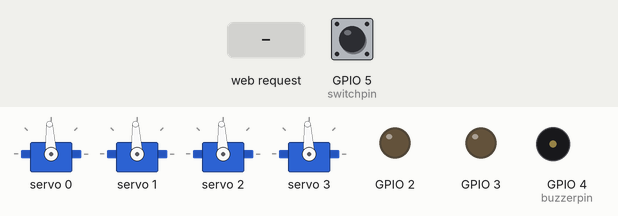
Simulated run of this sketch. Board: ESP32. Shown: 4 × servo, output pins drawn as LEDs (lit = HIGH), buzzer (waves = sounding). The test bench sets the inputs (shaded band); at power-on: GPIO 5 (switchpin) HIGH. WiFi joins after 1.5 s; servers stay silent unless stated; what the sketch prints to the serial monitor is not drawn.

Above: at 3.4 s.
3.5 s: GPIO 5 (switchpin) pulled LOW for 0.15 s
At 4.12 s:
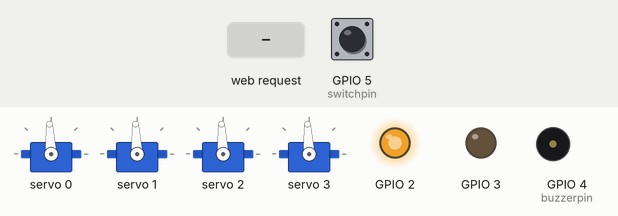
6.5 s: HTTP request GET /connected received
At 6.8 s:
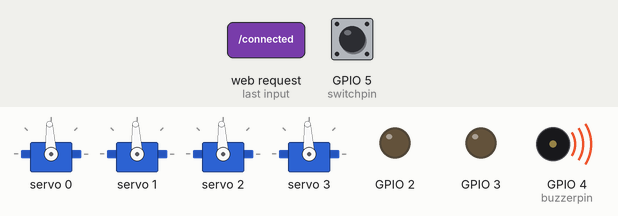
9.5 s: GPIO 5 (switchpin) pulled LOW for 1 s
At 11.32 s:
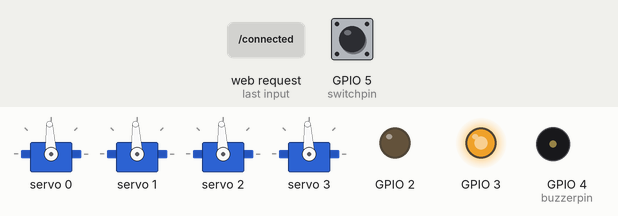
12.5 s: GPIO 5 (switchpin) pulled LOW for 3.2 s
At 12.8 s:
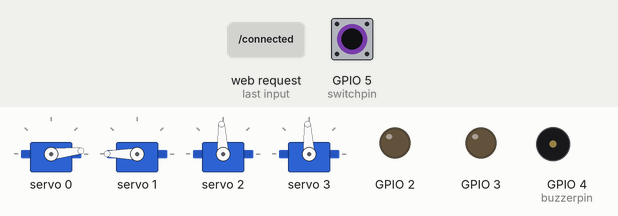
17.2 s: HTTP request GET /pak1 received
At 18.6 s:
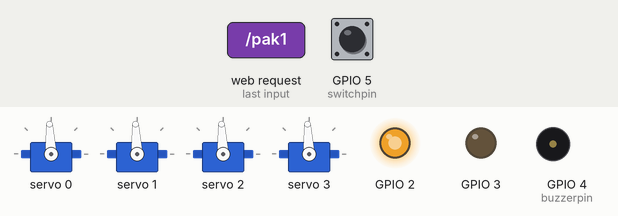
18.9 s: HTTP request GET /pak2 received
At 19.9 s:
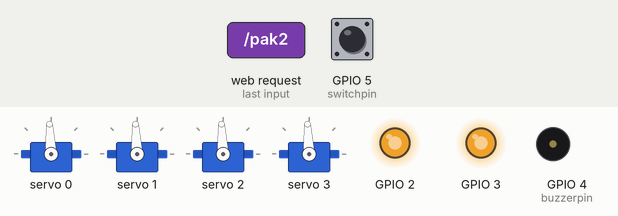
Timing chart, 0 to 38.9 s (numbered marks = the images above; inputs shaded):
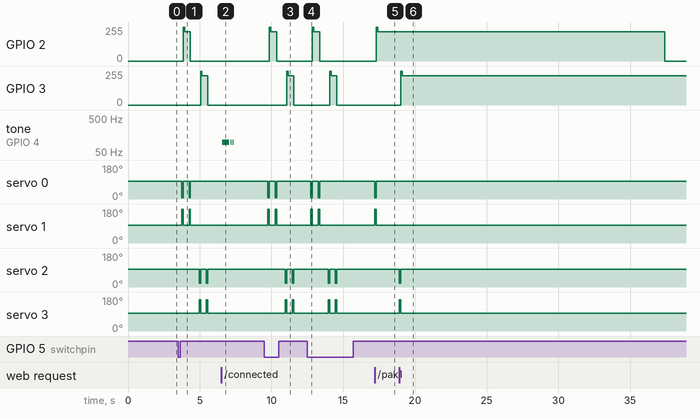

Measured:
- after the input at 3.5 s, GPIO 2: 0/255 → 255/255 after 0.35 s, → 220/255 0.10 s later, → 0/255 0.40 s later; GPIO 3: 0/255 → 255/255 after 1.6 s, → 220/255 0.10 s later, → 0/255 0.40 s later
- after the input at 6.5 s, tone on GPIO 4 (buzzerpin): goes 97 Hz 0.48 s, silent 0.10 s, 97 Hz 0.08 s, silent 0.06 s, 97 Hz 0.08 s, then silent, starting after 0.07 s
- after the input at 9.5 s, GPIO 2: 0/255 → 255/255 after 0.35 s, → 220/255 0.10 s later, → 0/255 0.40 s later; GPIO 3: 0/255 → 255/255 after 1.6 s, → 220/255 0.10 s later, → 0/255 0.40 s later
- after the input at 12.5 s, GPIO 2: 0/255 → 255/255 after 0.35 s, → 220/255 0.10 s later, → 0/255 0.40 s later; GPIO 3: 0/255 → 255/255 after 1.6 s, → 220/255 0.10 s later, → 0/255 0.40 s later
- after the input at 17.2 s, GPIO 2: 0/255 → 255/255 after 0.10 s, → 220/255 0.10 s later; servo 0: 93° → 6° at once, → 93° 0.10 s later; servo 1: 93° → 180° at once, → 93° 0.10 s later
- after the input at 18.9 s, GPIO 3: 0/255 → 255/255 after 0.10 s, → 220/255 0.10 s later; servo 2: 93° → 20° at once, → 93° 0.10 s later; servo 3: 93° → 166° at once, → 93° 0.10 s later

The sketch:

pakker24ghz-receiver-v3.ino
```cpp
#include <Arduino.h>

#include <Adafruit_PWMServoDriver.h>
#include <WiFi.h>
#include <WebServer.h>
#define buzzerpin 4
#define switchpin 5


const byte address[6] = "00002";

const int SERVOMIN = 120; // this is the 'minimum' pulse length count (out of 4096)
const int SERVOMAX = 620; // this is the 'maximum' pulse length count (out of 4096)
const int SERVO_MIDDLE = (SERVOMAX-SERVOMIN)/2+SERVOMIN;
const int PULSES_DOWN_ARM1 = 220;
const int PULSES_DOWN_ARM2 = 185;
const int TIMEOUT_MAGNET = 20000;

const int MAGNET_OFF = 0;
const int MAGNET_ON = 255;
const int MAGNET_HOLD = 220;

// WiFi configuration
const char* WIFI_SSID = "robbertkarenziggo";
const char* WIFI_PASSWORD = "Robbert12345!";
IPAddress local_IP(192, 168, 178, 10);
IPAddress gateway(192, 168, 178, 1);
IPAddress subnet(255, 255, 255, 0);

WebServer server(80);
volatile bool isBusy = false;
int moveCount = 0;   // houdt aantal uitgevoerde moves bij


Adafruit_PWMServoDriver pwm= Adafruit_PWMServoDriver(0x40);

// Forward declarations for action functions so we can reference them in server handlers
void pak1();
void pak2();
void zet1();
void zet2();
void connectedBeep();
void beep();
void testloop();

// Helper to run an action if not busy; else reply "buzy"
void handleAction(void (*action)()) {
  if (isBusy) {
    server.send(200, "text/plain", "buzy");
    return;
  }
  isBusy = true;
  action();
  moveCount++;
  isBusy = false;
  server.send(200, "text/plain", String(moveCount));
}

void setup() {
  Serial.begin(9600);

  pinMode(2, OUTPUT);
  pinMode(3, OUTPUT);
  pinMode(4, OUTPUT);

  pinMode(buzzerpin , OUTPUT);
  pinMode(switchpin , INPUT_PULLUP);

  analogWrite(2, MAGNET_OFF);
  analogWrite(3, MAGNET_OFF);


  // TCCR2B = TCCR2B & B11111000 | B00000001; // for PWM frequency of 31372.55 Hz, avoind zooming of the magnet

  pwm.begin();
  pwm.setPWMFreq(60);  // Analog servos run at ~60 Hz updates
  pwm.setPWM(0, 0, SERVO_MIDDLE );
  pwm.setPWM(1, 0, SERVO_MIDDLE );
  pwm.setPWM(2, 0, SERVO_MIDDLE );
  pwm.setPWM(3, 0, SERVO_MIDDLE );

  analogWrite(2, MAGNET_OFF);
  Serial.println("START");

  startBeep();
  Serial.println("START (WiFi REST: /pak1 /pak2 /zet1 /zet2 /connected /status)");

  // Connect to WiFi with static IP
  WiFi.mode(WIFI_STA);
  if (!WiFi.config(local_IP, gateway, subnet)) {
    Serial.println("WiFi config failed");
  }
  WiFi.begin(WIFI_SSID, WIFI_PASSWORD);
  Serial.print("Connecting to WiFi ");
  Serial.print(WIFI_SSID);
  int tries = 0;
  while (WiFi.status() != WL_CONNECTED && tries < 100) { // ~10 seconds
    shortDelay(100);
    Serial.print(".");
    tries++;
  }
  Serial.println();
  if (WiFi.status() == WL_CONNECTED) {
    Serial.print("WiFi connected. IP: ");
    Serial.println(WiFi.localIP());
  } else {
    Serial.println("WiFi NOT connected yet; continuing and web server will start anyway.");
  }

  // REST endpoints
  server.on("/pak1", [](){ handleAction(pak1); });
  server.on("/pak2", [](){ handleAction(pak2); });
  server.on("/zet1", [](){ handleAction(zet1); });
  server.on("/zet2", [](){ handleAction(zet2); });
  server.on("/connected", [](){ handleAction(connectedBeep); });
  server.on("/status", [](){ server.send(200, "text/plain", isBusy ? "buzy" : "idle"); });
  server.onNotFound([](){ server.send(404, "text/plain", "not found"); });
  server.begin();
  Serial.println("HTTP server started");
}


unsigned long lastGrapTime1 = 0;
unsigned long lastGrapTime2 = 0;
unsigned long currentTime = 0;

boolean oldButtonState = true;


void shortDelay(unsigned long ms){
  unsigned long end = millis() + ms;
  while ((long)(end - millis()) > 0) {
    // keep the web server responsive during delays
    server.handleClient();
    delay(1);
  }
}

void loop() {
  // keep server responsive
  server.handleClient();

  boolean buttonState = digitalRead(switchpin);
  if (!buttonState &&  oldButtonState){
    Serial.println("pressed");
    beep();
    testloop();
  }
  oldButtonState = buttonState;

  currentTime = millis();
  if (lastGrapTime1!=-1 && (currentTime-lastGrapTime1)>TIMEOUT_MAGNET){
    // drop piece
    analogWrite(2, MAGNET_OFF);
    lastGrapTime1 = -1;
  }
  if (lastGrapTime2!=-1 && (currentTime-lastGrapTime2)>TIMEOUT_MAGNET){
    // drop piece
    analogWrite(3, MAGNET_OFF);
    lastGrapTime2 = -1;
  }
}


void pak1(){
       pwm.setPWM(0, 0, SERVO_MIDDLE - PULSES_DOWN_ARM1 );
       pwm.setPWM(1, 0, SERVO_MIDDLE + PULSES_DOWN_ARM1 );
       shortDelay(100);// was 200
       analogWrite(2, MAGNET_ON);
       pwm.setPWM(0, 0, SERVO_MIDDLE);
       pwm.setPWM(1, 0, SERVO_MIDDLE);
       shortDelay(100);// was 200
       analogWrite(2, MAGNET_HOLD);
       lastGrapTime1 = millis();
}

void pak2(){
       pwm.setPWM(2, 0, SERVO_MIDDLE - PULSES_DOWN_ARM2 );
       pwm.setPWM(3, 0, SERVO_MIDDLE + PULSES_DOWN_ARM2 );
       shortDelay(100);//200
       analogWrite(3, MAGNET_ON);
       pwm.setPWM(2, 0, SERVO_MIDDLE);
       pwm.setPWM(3, 0, SERVO_MIDDLE);
       shortDelay(100);//200
       analogWrite(3, MAGNET_HOLD);
       lastGrapTime2 = millis();
}

void zet1(){
       pwm.setPWM(0, 0, SERVO_MIDDLE - PULSES_DOWN_ARM1 );
       pwm.setPWM(1, 0, SERVO_MIDDLE + PULSES_DOWN_ARM1 );
       shortDelay(100);// was 200
       analogWrite(2, MAGNET_OFF);
//        shortDelay(10);// was 0
       pwm.setPWM(0, 0, SERVO_MIDDLE);
       pwm.setPWM(1, 0, SERVO_MIDDLE);
       shortDelay(100);// was 0
       lastGrapTime1 = -1;
}

void zet2(){
       pwm.setPWM(2, 0, SERVO_MIDDLE - PULSES_DOWN_ARM2 );
       pwm.setPWM(3, 0, SERVO_MIDDLE + PULSES_DOWN_ARM2 );
       shortDelay(100);
       analogWrite(3, MAGNET_OFF);
//        shortDelay(10);// was 0
       pwm.setPWM(2, 0, SERVO_MIDDLE);
       pwm.setPWM(3, 0, SERVO_MIDDLE);
       shortDelay(100);// was 0
       lastGrapTime2 = -1;
}


void testloop(){
  Serial.println("testloop start");
  pak1();
  shortDelay(300);
  zet1();
  shortDelay(500);
  pak2();
  shortDelay(300);
  zet2();

}


void beep(){
    analogWrite(buzzerpin , 0);
    shortDelay(200);
    analogWrite(buzzerpin , 255);
    shortDelay(50);
}

void connectedBeep(){
  beepTime(5,500);
  shortDelay(50);
  beepTime(5,100);
  shortDelay(50);
  beepTime(5,100);
}

void startBeep() {
  beep();
  beep();
  beep();
}


void beepTime(int delayTime, int totalTime) {
  int beepCount = totalTime / delayTime;
  for (int i = 0; i < beepCount; i++) {
    analogWrite(buzzerpin, (i % 2 == 0) ? 255 : 0);
    shortDelay(delayTime);
  }
  analogWrite(buzzerpin, 255);
}
```
